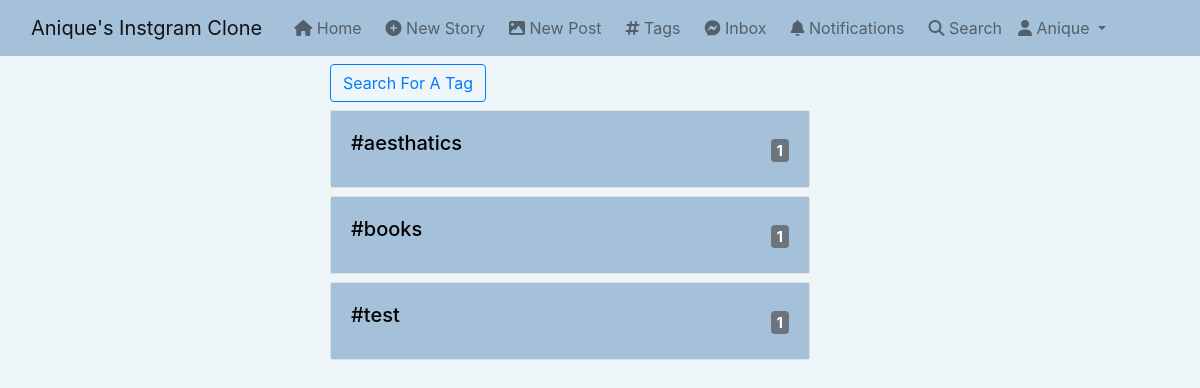
Before: /tags (signed in) with the older database file.
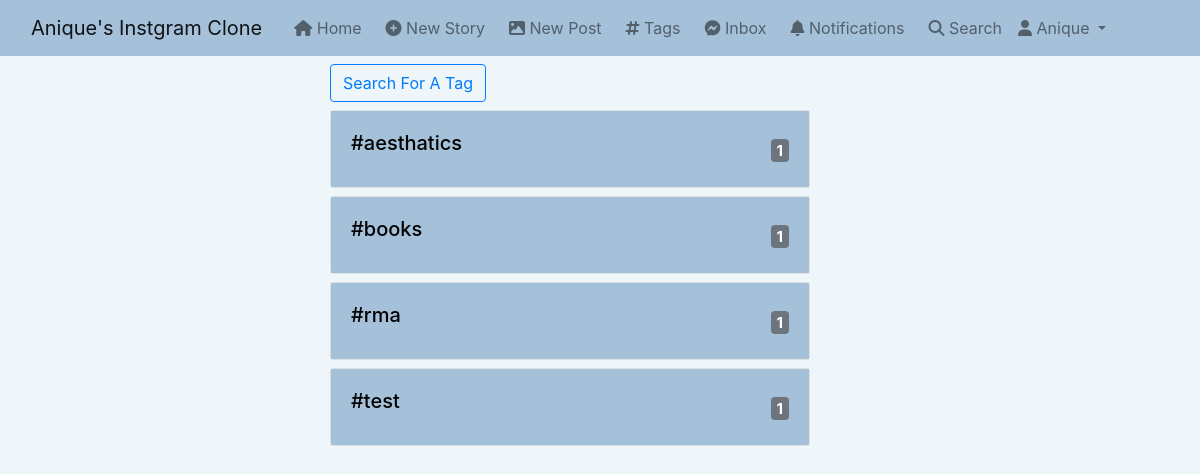
After: the same page with the newer database file.
### post/models.py (models this page shows, shortened)
class Tag(models.Model):
    title = models.CharField(max_length=50,verbose_name='Tag')
    slug = models.SlugField(blank=True)
    class Meta:
        verbose_name_plural='Tags'
    def __str__(self):
        return self.title
    def get_absolute_url(self):
        return reverse("tag_posts", args=[self.slug])

### post/views.py (the view)
# urls.py: path('tags',views.tags,name='tags'),
@login_required
def tags(request):
    tags = Tag.objects.all().annotate(posts_count=Count('tags')).order_by('-posts_count')
    context={
        "tags":tags,
    }
    return render(request,"post/tags.html",context)

### django_instagram_clone/templates/post/tags.html
{% extends 'base.html' %} {% block content %}
<div class="container">
  <div class="row">
    <div class="col-md-8 offset-md-3 mt-2">
      <a href="{% url 'search_tag' %}" class="btn btn-outline-primary mb-2">Search For A Tag</a>
      {% for tag in tags %} {% if tag.posts_count >= 1 %}
      <div class="card mb-2" style="width: 30rem">
        <div class="card-body" style="background-color: #a5c0d9">
          <a
            href="{{tag.get_absolute_url}}"
            style="text-decoration: none; color: black"
            ><h5 class="card-title">
              #{{tag}}<span class="badge bg-secondary float-right mt-2"
                >{{tag.posts_count}}</span
              >
            </h5></a
          >
        </div>
      </div>
      {% endif %} {% endfor %}
    </div>
  </div>
</div>
{% endblock content %}

Changed rows visible on the page:
added Tag: title "rma", posts_count "1"
